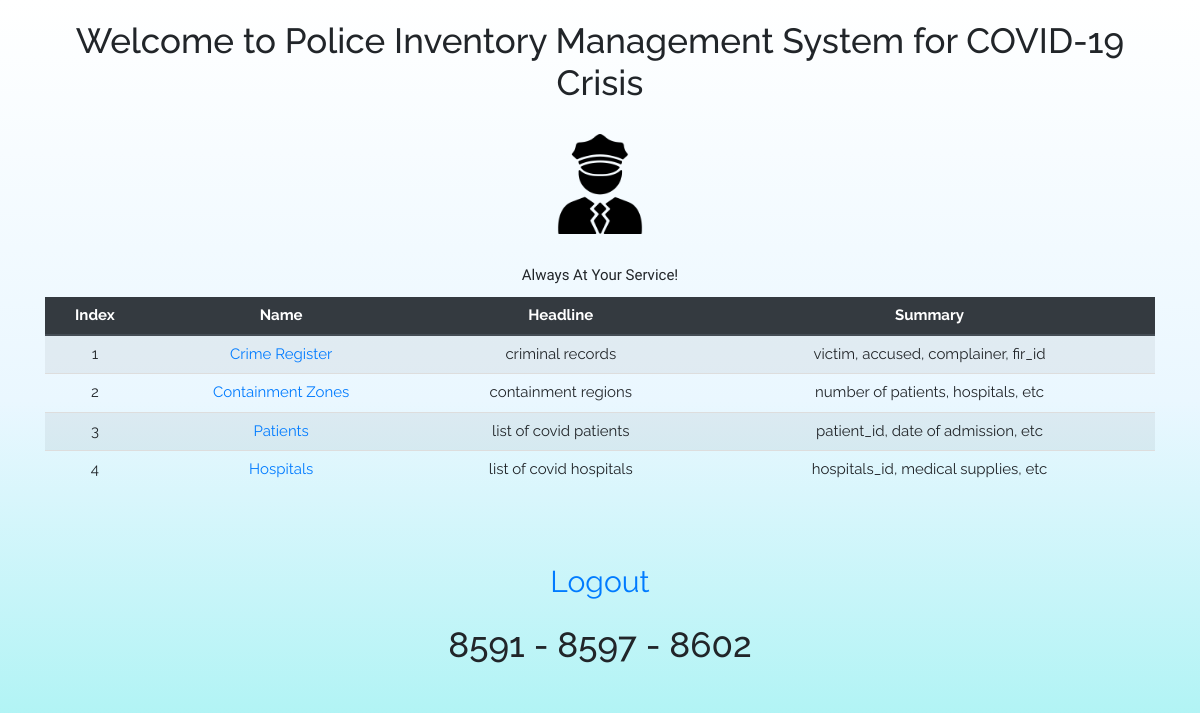
Screenshot of / (signed in) with the database file from the repository.
### tables this page shows
CREATE TABLE `dbtype` (
  `db_id` int(11) NOT NULL,
  `name` text DEFAULT NULL,
  `headline` text DEFAULT NULL,
  `summary` text DEFAULT NULL
);

### index.php (the view, shortened to what this page needs)
<?php
$logged_in = false;
$db = [];
if (isset($_SESSION['name'])) {
    $logged_in = true;
    try {
        $pdo = pdoHelper();
        $all_db = $pdo->query("SELECT * FROM dbtype");
        while ($row = $all_db->fetch(PDO::FETCH_OBJ)) {
            $db[] = $row;
        }
    } catch (PDOException $e) {
        echo "Connection failed: " . $e->getMessage();
        die();
    }
}
?>
<!DOCTYPE html>
<html>
<head>
    <?php include 'pdo/headers.php'; ?>
    <link rel="stylesheet" href="pdo/style.css">
    <link rel="stylesheet" href="https://cdnjs.cloudflare.com/ajax/libs/font-awesome/4.7.0/css/font-awesome.min.css">
</head>
<body>
    <div class="container" id="ind">
        <h1>Welcome to Police Inventory Management System for COVID-19 Crisis</h1>
        <?php if (!$logged_in) : ?>
            <img src="pdo/pic.png" alt="Assam Police Logo"><br>
            <p id="info"></p>
            <script src="pdo/script.js"></script>
            <p id="log">
                <a href="login.php">Please log in</a>
            </p>
        <?php else : ?>
            <div class="container h-100" id="login">
                <img src="pdo/pic.png" alt=" Police Logo"><br>
                <p id="login"></p>
            </div>
            <?php if (empty($db)) : ?>
                <p>No rows found</p>
            <?php else : ?>
                <div class="row">
                    <div class="col-12">
                        <table class="table table-striped table-hover">
                            <thead class="thead-dark">
                                <tr>
                                    <th>Index</th>
                                    <th>Name</th>
                                    <th>Headline</th>
                                    <th>Summary</th>
                                </tr>
                            </thead>
                            <tbody>
                                <?php foreach ($db as $dbtype) : ?>
                                    <tr>
                                        <td><?php echo $dbtype->db_id ?></td>
                                        <?php
                                        if ($dbtype->db_id == 1) { ?>
                                            <td><a href="viewcrime.php">
                                                    <?php echo $dbtype->name ?></a></td>
                                        <?php
                                        } elseif ($dbtype->db_id == 2) { ?>
                                            <td><a href="cont.php">
                                                    <?php echo $dbtype->name ?></a></td>
                                        <?php
                                        } elseif ($dbtype->db_id == 3) { ?>
                                            <td><a href="pat.php">
                                                    <?php echo $dbtype->name ?></a></td>
                                        <?php
                                        } elseif ($dbtype->db_id == 4) { ?>
                                            <td><a href="hosp.php">
                                                    <?php echo $dbtype->name ?></a></td>
                                        <?php
                                        } ?>
                                        <td><?php echo $dbtype->headline ?></td>
                                        <td><?php echo $dbtype->summary ?></td>
                                    </tr>
                                <?php endforeach; ?>
                            </tbody>
                        </table>
                    </div>
                </div>
            <?php endif; ?>
            <br><br><br><br>
            <p id="log">
                <a href="logout.php">Logout</a>
            </p>
        <?php endif; ?>
        <h1>8591 - 8597 - 8602</h1>
    </div>
</body>
</html>

### pdo/style.css (style rules this page uses)
html { height: 100%; }
body { background-image: linear-gradient(to top, #a2f3f2, #eaf7ff, #ffffff); height: 100%; background-position: center; background-repeat: no-repeat; margin: 0; background-attachment: fixed; }
#log { text-align: center; font-size: 30px; font-family: 'Raleway', sans-serif; }
#ind { font-family: 'Raleway', sans-serif; }
#ind h1 { text-align: center; font-size:35px; margin-bottom: 20px; margin-top: 20px; }
#ind img { display: block; margin-left: auto; margin-right: auto; height: 300px; width: 300px; }
#login img { display: block; margin-left: auto; margin-right: auto; height: 100px; width: 100px; margin-top: 10px; }
#login p { font-family: 'Special Elite', cursive; font-style: bold; text-align: center; font-size: 15px; }
#login { font-family: 'Raleway', sans-serif; font-size: 20px; }
.table { font-size: 15px; margin-left: auto; margin-right: auto; border-radius: 5px; float: none; font-family: 'Raleway', sans-serif; }
.table td,th,tr { text-align: center; }

### rows the page displays
dbtype: db_id "1", name "Crime Register", headline "criminal records", summary "victim, accused, complainer, fir_id"
dbtype: db_id "2", name "Containment Zones", headline "containment regions", summary "number of patients, hospitals, etc"
dbtype: db_id "3", name "Patients", headline "list of covid patients", summary "patient_id, date of admission, etc"
dbtype: db_id "4", name "Hospitals", headline "list of covid hospitals", summary "hospitals_id, medical supplies, etc"
